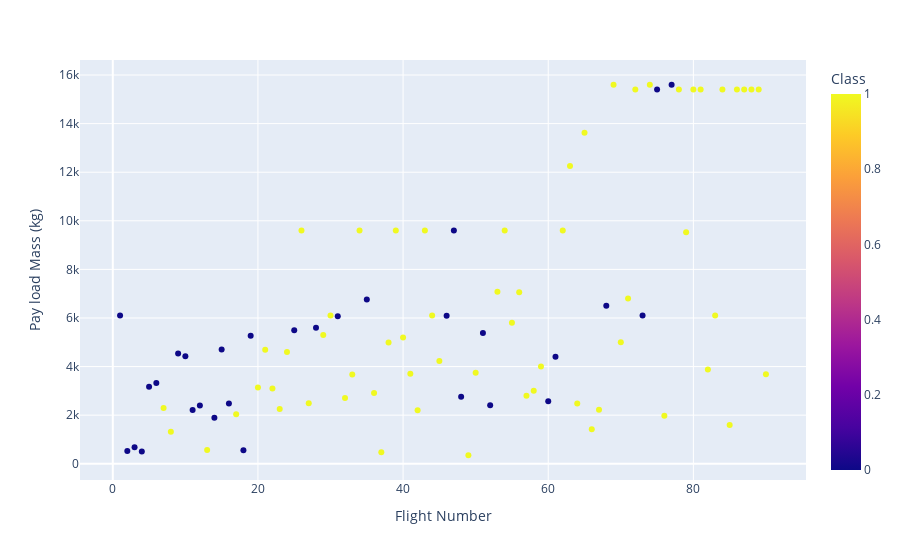

Source (notebook cell):
### Code cell
fig1=px.scatter(df, x="FlightNumber", y="PayloadMass", color="Class", labels={"FlightNumber":"Flight Number", "PayloadMass":"Pay load Mass (kg)"})
fig1.show()

### Figure 1 — Plotly figure (JSON) as saved in the notebook; plotly's stock layout.template omitted (floating-point values rounded to 4 significant figures)
{"data": [{"hovertemplate": "Flight Number=%{x}<br>Pay load Mass (kg)=%{y}<br>Class=%{marker.color}<extra></extra>", "legendgroup": "", "marker": {"color": [0, 0, 0, 0, 0, 0, 1, 1, 0, 0, 0, 0, 1, 0, 0, 0, 1, 0, 0, 1, 1, 1, 1, 1, 0, 1, 1, 0, 1, 1, 0, 1, 1, 1, 0, 1, 1, 1, 1, 1, 1, 1, 1, 1, 1, 0, 0, 0, 1, 1, 0, 0, 1, 1, 1, 1, 1, 1, 1, 0, 0, 1, 1, 1, 1, 1, 1, 0, 1, 1, 1, 1, 0, 1, 0, 1, 0, 1, 1, 1, 1, 1, 1, 1, 1, 1, 1, 1, 1, 1], "coloraxis": "coloraxis", "symbol": "circle"}, "mode": "markers", "name": "", "orientation": "v", "showlegend": false, "type": "scatter", "x": [1, 2, 3, 4, 5, 6, 7, 8, 9, 10, 11, 12, 13, 14, 15, 16, 17, 18, 19, 20, 21, 22, 23, 24, 25, 26, 27, 28, 29, 30, 31, 32, 33, 34, 35, 36, 37, 38, 39, 40, 41, 42, 43, 44, 45, 46, 47, 48, 49, 50, 51, 52, 53, 54, 55, 56, 57, 58, 59, 60, 61, 62, 63, 64, 65, 66, 67, 68, 69, 70, 71, 72, 73, 74, 75, 76, 77, 78, 79, 80, 81, 82, 83, 84, 85, 86, 87, 88, 89, 90], "xaxis": "x", "y": [6105.0, 525, 677, 500, 3170, 3325, 2296, 1316, 4535, 4428, 2216, 2395, 570, 1898, 4707, 2477, 2034, 553, 5271, 3136, 4696, 3100, 2257, 4600, 5500, 9600, 2490, 5600, 5300, 6105.0, 6070, 2708, 3669, 9600, 6761, 2910, 475, 4990, 9600, 5200, 3700, 2205, 9600, 6105.0, 4230, 6092, 9600, 2760, 350, 3750, 5384.0, 2410, 7076, 9600, 5800, 7060, 2800, 3000, 4000, 2573, 4400, 9600, 12259, 2482, 13620, 1425, 2228.0, 6500, 15600, 5000, 6800, 15400, 6105.0, 15600, 15400, 1977, 15600, 15400, 9525, 15400, 15400, 3880, 6105.0, 15400, 1600, 15400, 15400, 15400, 15400, 3681], "yaxis": "y"}], "layout": {"autosize": true, "coloraxis": {"colorbar": {"title": {"text": "Class"}}, "colorscale": [[0, "#0d0887"], [0.1111, "#46039f"], [0.2222, "#7201a8"], [0.3333, "#9c179e"], [0.4444, "#bd3786"], [0.5556, "#d8576b"], [0.6667, "#ed7953"], [0.7778, "#fb9f3a"], [0.8889, "#fdca26"], [1, "#f0f921"]]}, "legend": {"tracegroupgap": 0}, "margin": {"t": 60}, "xaxis": {"anchor": "y", "autorange": true, "domain": [0, 1], "range": [-4.504, 95.5], "title": {"text": "Flight Number"}, "type": "linear"}, "yaxis": {"anchor": "x", "autorange": true, "domain": [0, 1], "range": [-731.3, 16680.0], "title": {"text": "Pay load Mass (kg)"}, "type": "linear"}}}
